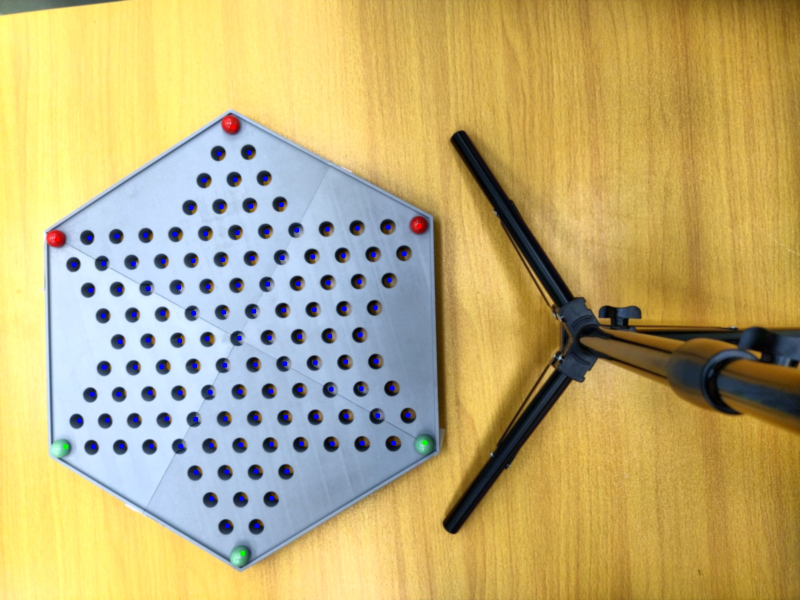
#> input picture detection_script/debug_images/board_state.jpg, 1600 x 1200 px, given in place of board_empty_test1.jpeg, which was not available (shown at 1/2 size); the run also reads 1 picture not shown here
$ python detection_no_trackbars.py
#> lines starting #> are read from the running program, lines starting #| are printed output that depends on the picture; after the words box and inside, x2 and y2 are one past the last pixel; in counts of white or black regions, pixels touching at a corner belong together; pictures that were not available may be replaced by others from this repository, and a replacement may not be noted
import cv2
import numpy as np
import logging

# ---------------------------
# Configure Logging
# ---------------------------
logging.basicConfig(level=logging.INFO, format='%(asctime)s - %(levelname)s - %(message)s')

# ---------------------------
# Preprocessing Functions
# ---------------------------
def automatic_brightness_and_contrast(image, clip_hist_percent=1):
    """
    Automatically adjust brightness and contrast using histogram clipping.
    """
    gray = cv2.cvtColor(image, cv2.COLOR_BGR2GRAY)

    # cv2.imshow("Gray Image", gray)

    # Calculate grayscale histogram
    hist = cv2.calcHist([gray], [0], None, [256], [0, 256])
    cum_hist = hist.cumsum()


    # Calculate thresholds
    total = cum_hist[-1]
    clip_hist_percent *= total / 100.0
    clip_hist_percent /= 2.0

    # Find minimum
    minimum_gray = 0
    while minimum_gray < 256 and cum_hist[minimum_gray] < clip_hist_percent:
        minimum_gray += 1

    # Find maximum
    maximum_gray = 255
    while maximum_gray >= 0 and cum_hist[maximum_gray] >= (total - clip_hist_percent):
        maximum_gray -= 1

    # Avoid division by zero
    if maximum_gray - minimum_gray == 0:
        alpha = 1.0
    else:
        alpha = 255.0 / (maximum_gray - minimum_gray)
    beta = -minimum_gray * alpha

    auto_result = cv2.convertScaleAbs(image, alpha=alpha, beta=beta)
    # cv2.imshow("Auto Brightness/Contrast", auto_result)

    return auto_result

def preprocess_image(image, max_dim=1600, debug=False): #1600 unit: pixel
    """
    Preprocess the provided image data with:
      - Adaptive resizing (max dimension = max_dim)
      - Automatic brightness/contrast
      - CLAHE on V-channel
      - Gaussian blur

    Args:
        image: numpy array of image data (BGR format)
        max_dim: maximum dimension for resizing
        debug: whether to show debug windows

    Returns: (blurred BGR image, HSV image)
    """
    if image is None:
        raise ValueError("Invalid image data provided")

    # cv2.imshow("Original Image", image)

    # Resize if larger than max_dim
    height, width = image.shape[:2]
    if max(height, width) > max_dim:
        scale = max_dim / float(max(height, width))
        image = cv2.resize(image, (int(width * scale), int(height * scale)), interpolation=cv2.INTER_AREA)
        logging.info(f"Resized image by factor {scale:.2f}")

    # Auto brightness/contrast
    adjusted = automatic_brightness_and_contrast(image)

    # Convert to HSV
    hsv = cv2.cvtColor(adjusted, cv2.COLOR_BGR2HSV)

    # CLAHE on V channel
    clahe = cv2.createCLAHE(clipLimit=2.0, tileGridSize=(8,8))
    hsv[:,:,2] = clahe.apply(hsv[:,:,2])

    # Convert back to BGR
    enhanced = cv2.cvtColor(hsv, cv2.COLOR_HSV2BGR)

    # Blur
    if debug:
        cv2.imshow("Enhanced Image", enhanced)
    blurred = cv2.GaussianBlur(enhanced, (5, 5), 0)
    if debug:
        cv2.imshow("Blurred Image", blurred)
    hsv_blurred = cv2.cvtColor(blurred, cv2.COLOR_BGR2HSV)

    if debug:
        cv2.imshow("Preprocessed Image", blurred)

    return blurred, hsv_blurred

# ---------------------------
# Marble Detection Parameters (Predefined)
# ---------------------------
# Predefined HSV ranges for green marbles
GREEN_LOWER = np.array([36, 40, 40])
GREEN_UPPER = np.array([86, 255, 255])


# Predefined HSV ranges for red marbles (two ranges to cover hue wrap-around)
RED_LOWER1 = np.array([0, 100, 100])
RED_UPPER1 = np.array([10, 255, 255])
RED_LOWER2 = np.array([160, 100, 100])
RED_UPPER2 = np.array([180, 255, 255])

# Predefined Hough Circle Detection Parameters for Cells
HOUGH_DP = 1.1        # Inverse ratio of accumulator resolution
HOUGH_MIN_DIST = 30
HOUGH_PARAM1=500      # Canny high threshold, decrease will detect more edges
HOUGH_PARAM2 = 10   # Accumulator threshold, decrease will detect more circles
HOUGH_MIN_RADIUS = 15
HOUGH_MAX_RADIUS = 25

# Predefined Hough Circle Detection Parameters for Marbles
MARBLE_HOUGH_DP = 1.1
MARBLE_HOUGH_MIN_DIST = 30
MARBLE_HOUGH_PARAM1 = 50   # Canny high threshold
MARBLE_HOUGH_PARAM2 = 15   # Accumulator threshold
MARBLE_HOUGH_MIN_RADIUS = 15
MARBLE_HOUGH_MAX_RADIUS = 30

# Base threshold for marble to cell assignment
BASE_THRESHOLD = 45

# ---------------------------
# Board Detection (Hexagon) - OPTIONAL
# ---------------------------
def detect_board(resized_image, debug=False):
    """
    Attempt to detect the hexagonal outline of the board using contour detection.
    """
    # 1. Convert to HSV (to filter out yellow spacer)
    hsv = cv2.cvtColor(resized_image, cv2.COLOR_BGR2HSV)

    # 2. Define a rough "yellow" range (you may need to tweak these)
    #    You can adjust the hue [20..35], saturation, and value range
    #    depending on your actual spacer color and lighting.
    yellow_lower = np.array([20, 100, 100])
    yellow_upper = np.array([35, 255, 255])

    # 3. Create a mask for yellow
    yellow_mask = cv2.inRange(hsv, yellow_lower, yellow_upper)

    # 4. Black out the yellow regions in the original image
    #    (where mask is > 0, set those pixels to black)
    masked_image = resized_image.copy()
    masked_image[yellow_mask > 0] = (0, 0, 0)

    cv2.imwrite("debug_images/yellow_removed.jpg", masked_image)

    if debug:
        cv2.imwrite("debug_images/yellow_removed.jpg", masked_image)
        cv2.imshow("Yellow Removed", masked_image)

    # 5. Now continue with your usual grayscale, blur, threshold, etc.
    gray = cv2.cvtColor(masked_image, cv2.COLOR_BGR2GRAY)
    blurred = cv2.GaussianBlur(gray, (5, 5), 0)

    # For example:
    thresholded = cv2.adaptiveThreshold(
        gray, 255, cv2.ADAPTIVE_THRESH_GAUSSIAN_C,
        cv2.THRESH_BINARY, 11, 2
    )
    cv2.imwrite('debug_images/thresholded.jpg', thresholded)
    if debug:
        cv2.imshow("Thresholded", thresholded)

    # Canny Edge Detection
    edges = cv2.Canny(blurred, 50, 150)
    cv2.imwrite('debug_images/edges.jpg', edges)
    if debug:
        cv2.imshow("Edges", edges)

    # Morphological Closing to close gaps in edges
    kernel = np.ones((5, 5), np.uint8)
    closed_edges = cv2.morphologyEx(edges, cv2.MORPH_CLOSE, kernel)
    cv2.imwrite('debug_images/closed.jpg', closed_edges)
    if debug:
        cv2.imshow("Closed Edges", closed_edges)

    # Combined edges - bitwise AND of thresholded and edges (optional)
    combined_edges = cv2.bitwise_and(thresholded, edges)
    cv2.imwrite('debug_images/combined_edges.jpg', combined_edges)
    if debug:
        cv2.imshow("Combined Edges", combined_edges)

    # Find Contours on the closed edge image
    contours, _ = cv2.findContours(
        closed_edges, cv2.RETR_EXTERNAL, cv2.CHAIN_APPROX_SIMPLE
    )

    # Draw all found contours for debugging
    debug_contours = resized_image.copy()
    cv2.drawContours(debug_contours, contours, -1, (0, 255, 0), 2)
    cv2.imwrite('debug_images/all_contours.jpg', debug_contours)
    if debug:
        cv2.imshow("All Contours", debug_contours)

    board_contour = None
    max_area = 0
    debug_polygons = resized_image.copy()

    # Iterate over contours to approximate polygons and find the board
    for contour in contours:
        area = cv2.contourArea(contour)
        min_contour_area = resized_image.shape[0] * resized_image.shape[1] * 0.05
        if area < min_contour_area:
            continue

        peri = cv2.arcLength(contour, True)
        approx = cv2.approxPolyDP(contour, 0.015 * peri, True)

        # Draw approximated polygon for debug purposes
        cv2.drawContours(debug_polygons, [approx], -1, (255, 0, 0), 2)

        # Check for a shape that might correspond to a hex board
        if 6 <= len(approx) <= 18 and area > max_area:
            board_contour = contour
            max_area = area

    cv2.imwrite('debug_images/approx_polygons.jpg', debug_polygons)
    if debug:
        cv2.imshow("Approximated Polygons", debug_polygons)

    # If a valid board contour is found, draw it on the image
    if board_contour is not None:
        logging.info(f"Board contour area: {max_area}")
        detected_board = resized_image.copy()
        cv2.drawContours(detected_board, [board_contour], -1, (0, 255, 0), 2)
        cv2.imwrite('debug_images/detected_board.jpg', detected_board)
        if debug:
            cv2.imshow("Detected Board", detected_board)
        logging.info("Hexagonal board contour found.")
        with open('debug_info_board.txt', 'a') as f:
            f.write(f"Board contour area: {max_area}\n")
    else:
        logging.warning("Hexagonal board not detected.")
        print("No board detected")
        with open('debug_info_board.txt', 'a') as f:
            f.write("No board detected\n")

    return board_contour

# ---------------------------
# Detect Board Cells (Holes) on Empty Board
# ---------------------------
def detect_board_cells(empty_board_image, board_contour, debug=False):
    """
    Detect all the cell (hole) positions on an empty board,
    but preserve only those inside the detected board contour.

    Returns:
        List of (x, y) circle centers within the board.
    """
    if debug:
        cv2.imshow("Empty Board", empty_board_image)


    gray = cv2.cvtColor(empty_board_image, cv2.COLOR_BGR2GRAY)

    gray = cv2.medianBlur(gray, 5)
    if debug:
        cv2.imshow("Gray before extra bright", gray)
    gray = cv2.convertScaleAbs(gray, alpha=1.2, beta=0)
    if debug:
        cv2.imshow("Gray for Hough", gray)
    # Perform Hough Circle detection for cells
    circles = cv2.HoughCircles(
        gray,
        cv2.HOUGH_GRADIENT,
        dp=HOUGH_DP,
        minDist=HOUGH_MIN_DIST,
        param1=HOUGH_PARAM1,
        param2=HOUGH_PARAM2,
        minRadius=HOUGH_MIN_RADIUS,
        maxRadius=HOUGH_MAX_RADIUS
    )

    cells = []
    if circles is not None:
        circles = np.int16(np.around(circles[0]))
        for (x, y, r) in circles:
            # Check if circle center is inside the board
            if board_contour is not None:
                inside = cv2.pointPolygonTest(board_contour, (x, y), False)
                if inside < 0:  # -1 means outside the contour
                    continue

            cells.append((int(x), int(y)))
            if debug:
                # Draw the valid circle
                cv2.circle(empty_board_image, (x, y), r, (0, 255, 255), 2)
                cv2.circle(empty_board_image, (x, y), 2, (0, 0, 255), 3)

    if debug:
        cv2.imshow("Detected Board Cells (Filtered)", empty_board_image)
        logging.info(f"[DEBUG] Detected {len(cells)} cells within the board.")

    return cells

# ---------------------------
# Chinese Checker Board Layout
# ---------------------------
board_layout = [
    [None],               # row 0 has space for 1 cell
    [None, None],         # row 1 has space for 2 cells
    [None, None, None],   # row 2 has space for 3 cells
    [None, None, None, None],    # row 3 has space for 4 cells
    [None, None, None, None, None, None, None, None, None, None, None, None, None],  # row 4 has space for 13 cells
    [None, None, None, None, None, None, None, None, None, None, None, None],  # row 5 has space for 12 cells
    [None, None, None, None, None, None, None, None, None, None, None],          # row 6 has space for 11 cells
    [None, None, None, None, None, None, None, None, None, None],                # row 7 has space for 10 cells
    [None, None, None, None, None, None, None, None, None],                      # row 8 has space for 9 cells
    [None, None, None, None, None, None, None, None, None, None],                # row 9 has space for 10 cells
    [None, None, None, None, None, None, None, None, None, None, None],          # row 10 has space for 11 cells
    [None, None, None, None, None, None, None, None, None, None, None, None],    # row 11 has space for 12 cells
    [None, None, None, None, None, None, None, None, None, None, None, None, None],  # row 12 has space for 13 cells
    [None, None, None, None],   # row 13 has space for 4 cells
    [None, None, None],         # row 14 has space for 3 cells
    [None, None],               # row 15 has space for 2 cells
    [None],                     # row 16 has space for 1 cell
]

def group_cells_by_row(cells, row_threshold=15):
    """
    Group cells (x, y) into rows if their y-coordinates
    are within 'row_threshold' of each other.

    1. Sort by ascending y (then x as a tiebreaker).
    2. Start a new row when the y-difference is bigger than 'row_threshold'.
    3. Sort each row by x ascending.
    4. Return the grouped cells (flattened back into a single list,
       but now row-by-row).
    """
    if not cells:
        return []

    # 1) Sort by y (then x as a tiebreaker)
    sorted_cells = sorted(cells, key=lambda c: (c[1], c[0]))

    rows = []       # list of lists
    current_row = [sorted_cells[0]]
    prev_y = sorted_cells[0][1]

    # 2) Walk through sorted cells
    for i in range(1, len(sorted_cells)):
        (x, y) = sorted_cells[i]
        # If this cell's y is close enough to the previous cell's y,
        # treat them as the same row
        if abs(y - prev_y) <= row_threshold:
            current_row.append((x, y))
        else:
            # We start a new "row"
            rows.append(current_row)
            current_row = [(x, y)]
        prev_y = y

    # Add the final row
    if current_row:
        rows.append(current_row)

    # 3) Sort each row by x
    for row in rows:
        row.sort(key=lambda c: c[0])

    # 4) Flatten back into a single list
    grouped_sorted_cells = []
    for row in rows:
        grouped_sorted_cells.extend(row)

    return grouped_sorted_cells

def assign_cells_to_layout(empty_cells, board_layout):
    # First do row-grouping on empty_cells
    grouped_cells = group_cells_by_row(empty_cells, row_threshold=10)

    # Now 'grouped_cells' is sorted row-by-row
    # The rest is the same as before:
    total_spots = sum(len(row) for row in board_layout)
    if len(grouped_cells) < total_spots:
        logging.warning(
            f"We only have {len(grouped_cells)} circles, but layout needs {total_spots}."
        )

    # Fill row by row
    populated_layout = []
    index = 0
    for row_idx, row in enumerate(board_layout):
        row_size = len(row)
        row_cells = []
        for col_idx in range(row_size):
            if index < len(grouped_cells):
                row_cells.append(grouped_cells[index])
                index += 1
            else:
                row_cells.append(None)
        populated_layout.append(row_cells)
    with open('populated_layout.txt', 'w') as f:
        for row in populated_layout:
            f.write(f"{row}\n")
    return populated_layout

# [739 lines left out: functions is_cell_occupied_by_color, assign_marbles_to_cells, detect_and_draw_circles, occupancy_by_colour_ratio, detect_marbles, detect_cell_occupancy_directly and 5 more, not called in this run]
# ---------------------------
# Main Function
# ---------------------------
def main():
    try:
        # Preprocess the empty board image
        empty_image = cv2.imread("board_empty_test1.jpeg")
#> empty_image is the input picture: shape (1200, 1600, 3); mean B, G, R 119.8, 173.4, 189.5
        empty_blurred, empty_hsv = preprocess_image(empty_image, debug=True)
#> in automatic_brightness_and_contrast, `gray = cv2.cvtColor(image, cv2.COLOR_BGR2GRAY)`:
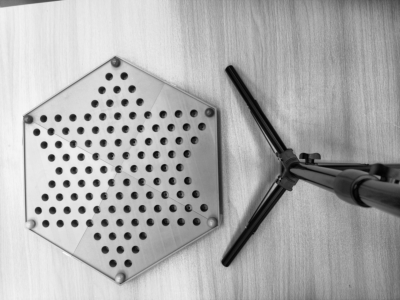
#> gray: shape (1200, 1600) (shown at 1/4 size); min 0, max 255, mean 172.1
#> in automatic_brightness_and_contrast, `hist = cv2.calcHist([gray], [0], None, [256], [0, 256])`: hist = 256 values, max 35550 at index 230, min 1 at index 0, mean 7500
#> in automatic_brightness_and_contrast, `cum_hist = hist.cumsum()`: cum_hist = 256 values from 1 to 1920000
#> in automatic_brightness_and_contrast, `total = cum_hist[-1]`: total = 1920000
#> in automatic_brightness_and_contrast, `clip_hist_percent *= total / 100.0`: clip_hist_percent = 19200
#> in automatic_brightness_and_contrast, `clip_hist_percent /= 2.0`: clip_hist_percent = 9600
#> the loop in automatic_brightness_and_contrast, `while minimum_gray < 256 and cum_hist[minimum_gray] < clip_hist_percent:` made 9 passes
#> after the loop in automatic_brightness_and_contrast, `while minimum_gray < 256 and cum_hist[minimum_gray] < clip_hist_percent:`: minimum_gray = 9
#> the loop in automatic_brightness_and_contrast, `while maximum_gray >= 0 and cum_hist[maximum_gray] >= (total - clip_hi..` made 13 passes
#> maximum_gray on passes 1 to 8: 254, 253, 252, 251, 250, 249, 248, 247
#> after the loop in automatic_brightness_and_contrast, `while maximum_gray >= 0 and cum_hist[maximum_gray] >= (total - clip_hi..`: maximum_gray = 242
#> in automatic_brightness_and_contrast, `alpha = 255.0 / (maximum_gray - minimum_gray)`: alpha = 1.09
#> in automatic_brightness_and_contrast, `beta = -minimum_gray * alpha`: beta = -9.85

        # cv2.imshow("Empty Board", empty_blurred)

        # Detect the hexagonal board contour
        board_contour = detect_board(empty_blurred, debug=True)
#> in detect_board, `yellow_mask = cv2.inRange(hsv, yellow_lower, yellow_upper)`:
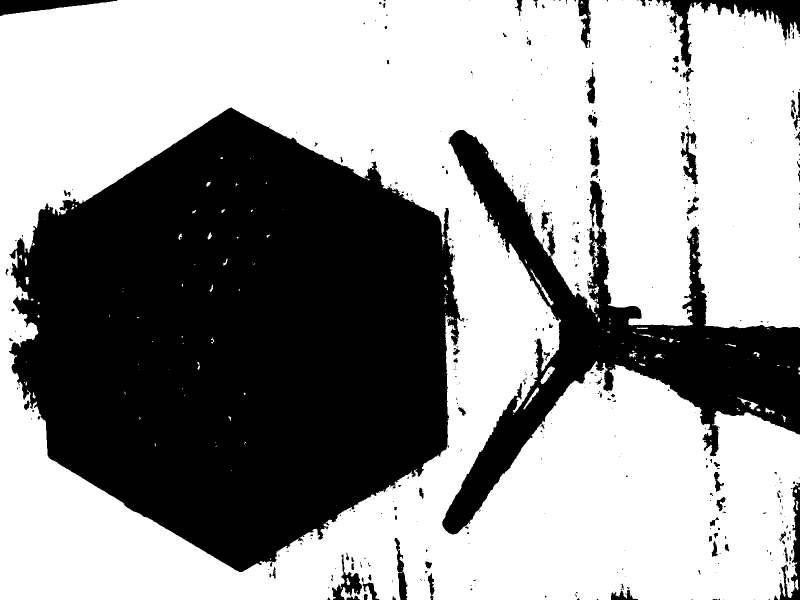
#> yellow_mask: shape (1200, 1600) (shown at 1/2 size); 61% white; 506 black regions (403 under 20 px), largest, box (x1, y1, x2, y2) and area: (18, 215, 929, 1144) 581481, (884, 260, 1600, 1069) 133772, (1323, 0, 1600, 134) 9225
#> in detect_board, `gray = cv2.cvtColor(masked_image, cv2.COLOR_BGR2GRAY)`:
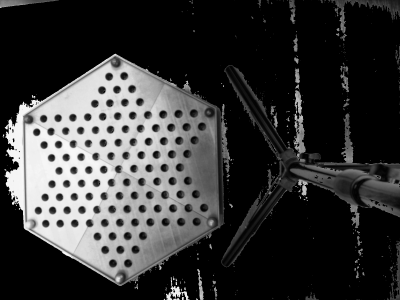
#> gray: shape (1200, 1600) (shown at 1/4 size); min 0, max 255, mean 55.4
#> in detect_board, `thresholded = cv2.adaptiveThreshold( gray, 255, cv2.ADAPTIVE_THRESH_GA..`:
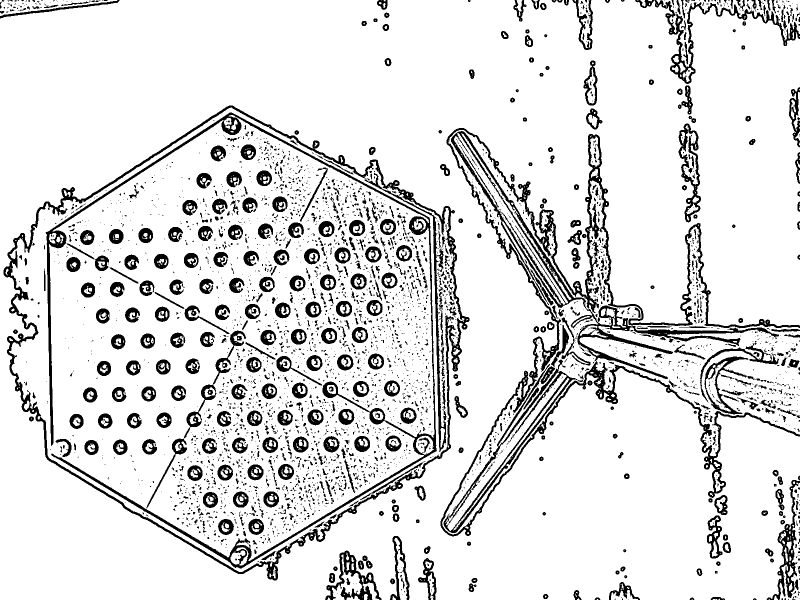
#> thresholded: shape (1200, 1600) (shown at 1/2 size); 87.5% white; 3726 black regions (3002 under 20 px), largest, box (x1, y1, x2, y2) and area: (881, 256, 1600, 1073) 43117, (7, 211, 939, 1161) 21788, (91, 225, 874, 1137) 17561
#> in detect_board, `combined_edges = cv2.bitwise_and(thresholded, edges)`:
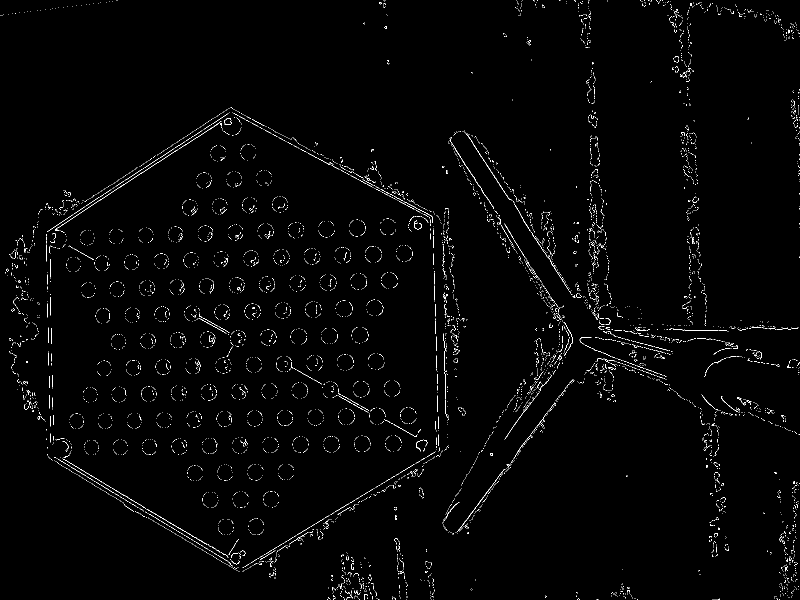
#> combined_edges: shape (1200, 1600) (shown at 1/2 size); 1.3% white in thin lines or dots
#> in detect_board, `contours, _ = cv2.findContours( closed_edges, cv2.RETR_EXTERNAL, cv2.C..`: contours = 175 contours, 99 with area under 20; largest, box (x1, y1, x2, y2) and area: (11, 215, 936, 1145) 586070, (884, 259, 1600, 1070) 79742, (1547, 963, 1600, 1200) 2646, (656, 1105, 759, 1200) 2548, (1313, 0, 1600, 165) 2224
#> in detect_board, `cv2.drawContours(debug_contours, contours, -1, (0, 255, 0), 2)`:
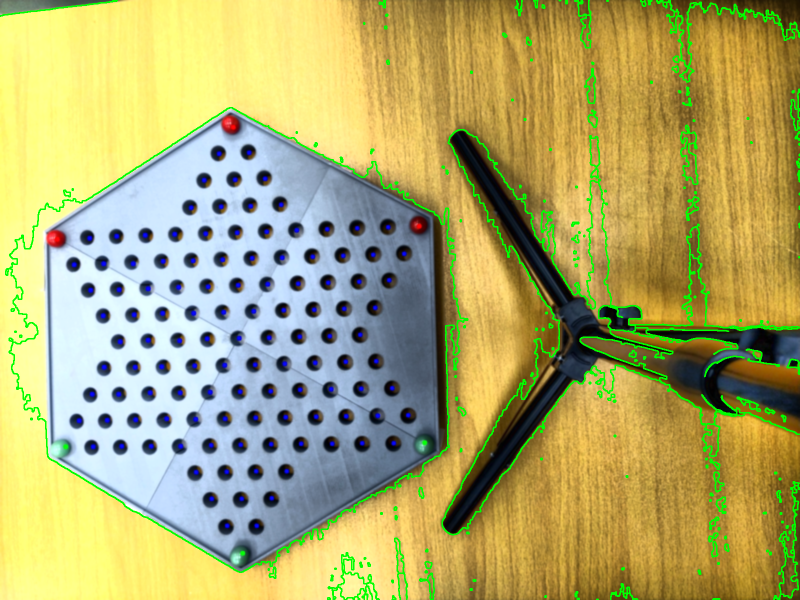
#> debug_contours: shape (1200, 1600, 3) (shown at 1/2 size); mean B, G, R 109.4, 170.9, 175
#> the loop in detect_board, `for contour in contours:` made 175 passes
#> (area, peri, max_area) on pass 145: (586070.5, 4212.3, 586070.5)
#> after the loop in detect_board, `for contour in contours:`:
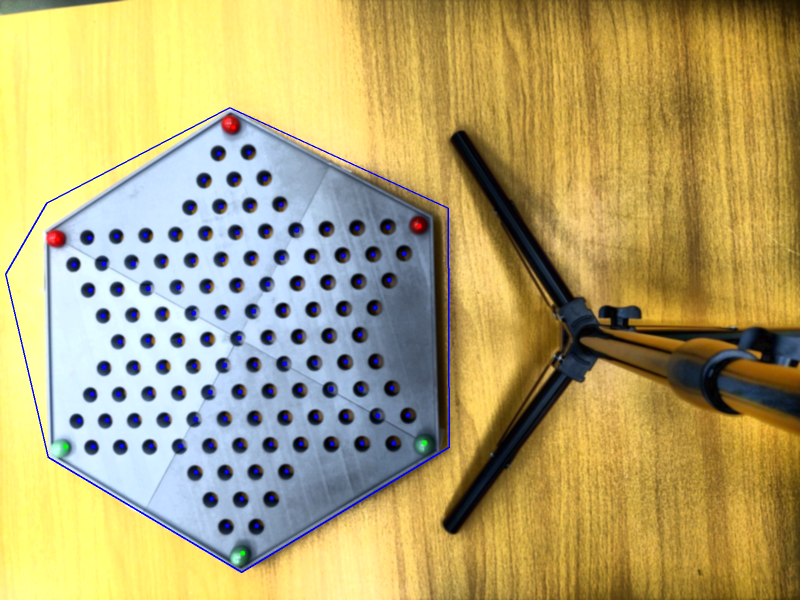
#> debug_polygons: shape (1200, 1600, 3) (shown at 1/2 size); mean B, G, R 112.1, 165.8, 179.4
#> after the loop in detect_board, `for contour in contours:`: board_contour = contour of 1792 points, box (x1, y1, x2, y2) (11, 215, 936, 1145), area 586070; max_area = 586070.5
#> (the rest of the program and of its run is left out)
